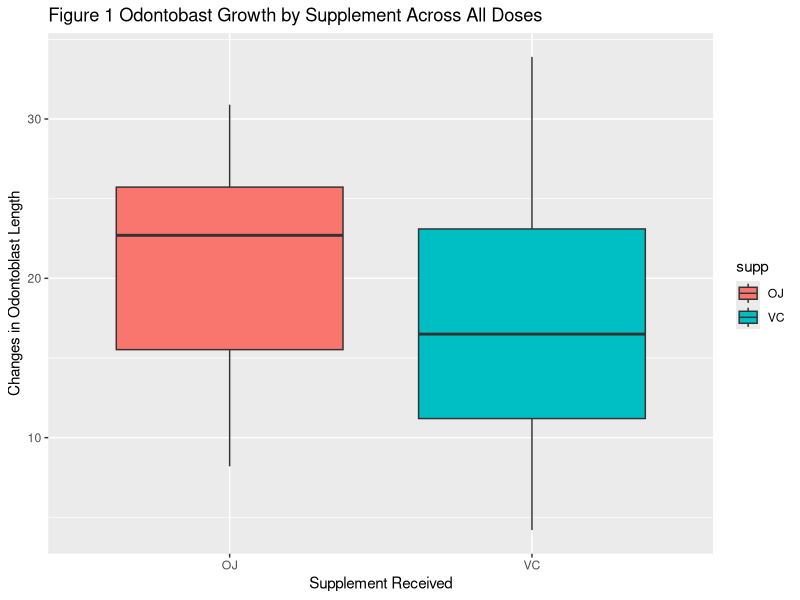
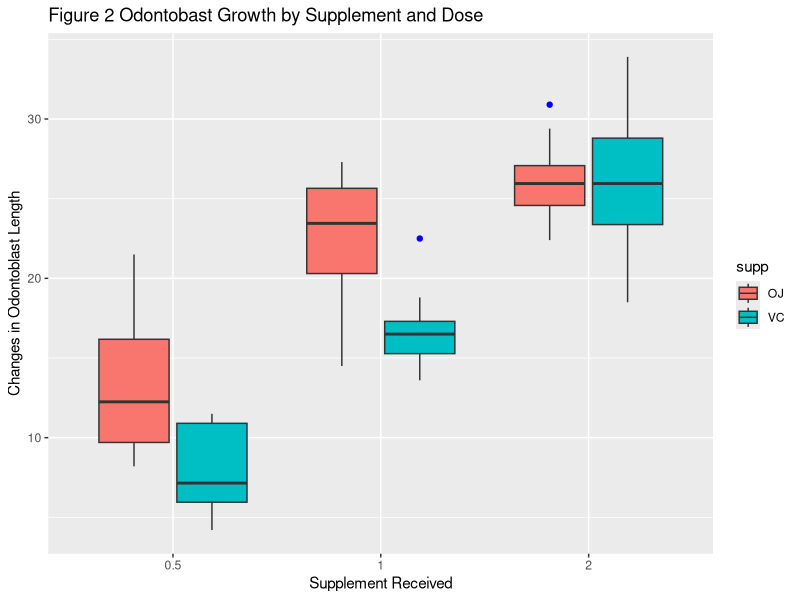

R code for these plots, in order:
## ---- chunk 1
knitr::opts_chunk$set(fig.width=12, fig.height=7, fig.path='Figs/',
                      echo=FALSE, warning=FALSE, message=FALSE)

data("ToothGrowth")
library(dplyr)
library(ggplot2)
library(knitr)

se <- function(x) sqrt(var(x)/length(x))
fig <- 0
tbl <- 0
## ---- chunk 2
tg <- ToothGrowth %>%
    group_by(supp, dose) %>%
    summarise_each(funs(mean, sd, se)) %>%
    rename(tg_mean = mean, tg_sd = sd, tg_se = se)

tg_stats <- rbind(tg[4,], tg[1,], tg[5,], tg[2,], tg[6,], tg[3,])
tg_stats <- rbind(tg[4,], tg[1,], tg[5,], tg[2,], tg[6,], tg[3,])
names(tg_stats) <- c("Supplement","Dose","Mean","Standard Deviation","Standard Error")
tg_stats$Supplement <- as.character(tg_stats$Supplement)

for (i in c(1,3,5)) tg_stats[i,1] <-"Vitamin C"
for (i in c(2,4,6)) tg_stats[i,1] <-"Orange Juice"
## ---- chunk 3
fig <- fig + 1
pl0 <- ggplot(ToothGrowth, aes(factor(supp), y=len, fill = supp)) +
    geom_boxplot(stat="boxplot", outlier.colour = "blue") +
    ggtitle(paste("Figure", fig, "Odontobast Growth by Supplement Across All Doses")) +
    xlab("Supplement Received") +
    ylab("Changes in Odontoblast Length")
print(pl0)
## ---- chunk 4
fig <- fig + 1
pl1 <- ggplot(ToothGrowth, aes(factor(dose), y=len, fill = supp)) +
    geom_boxplot(stat="boxplot", outlier.colour = "blue", notch = FALSE) +
    ggtitle(paste("Figure", fig, "Odontobast Growth by Supplement and Dose")) +
    xlab("Supplement Received") +
    ylab("Changes in Odontoblast Length") 

print(pl1)
## ---- chunk 5
tbl <- tbl + 1
kable(tg_stats, format="markdown")
## ---- chunk 6
t_all <- t.test(ToothGrowth$len~ToothGrowth$supp, conf=0.95)

print(t_all)
## ---- chunk 7
vc05 <- ToothGrowth$len[ 1 : 10]
vc1  <- ToothGrowth$len[11 : 20]
vc2  <- ToothGrowth$len[21 : 30]
oj05 <- ToothGrowth$len[31 : 40]
oj1  <- ToothGrowth$len[41 : 50]
oj2  <- ToothGrowth$len[51 : 60]

d05_diff <- oj05 - vc05
t05 <-  t.test(d05_diff)
print(t05)
## ---- chunk 8
d1_diff <- oj1 - vc1
t1 <-  t.test(d1_diff)
print(t1)
## ---- chunk 9
d2_diff <- oj2 - vc2
t2 <-  t.test(d2_diff)
print(t2)
